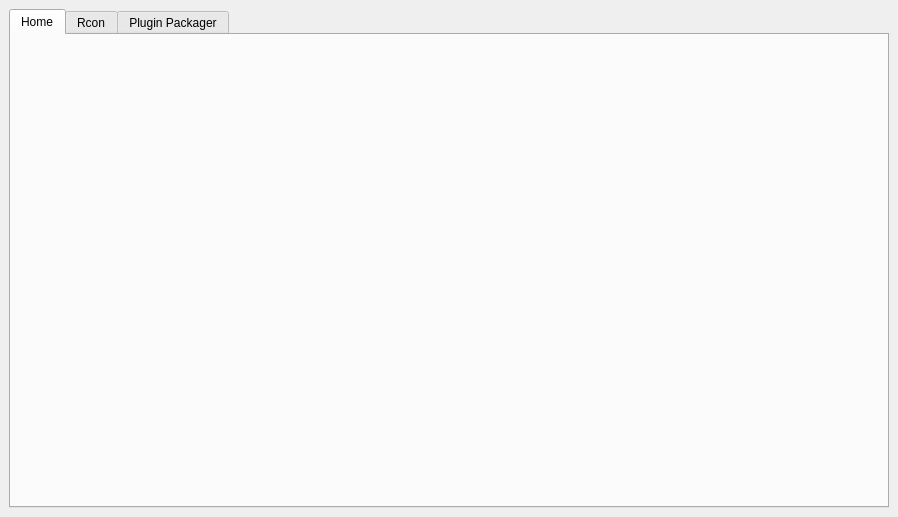
<?xml version="1.0" encoding="UTF-8"?>
<ui version="4.0">
 <class>MainWindow</class>
 <widget class="QMainWindow" name="MainWindow">
  <property name="geometry">
   <rect>
    <x>0</x>
    <y>0</y>
    <width>898</width>
    <height>517</height>
   </rect>
  </property>
  <property name="windowTitle">
   <string>Pocsel SDK</string>
  </property>
  <widget class="QWidget" name="centralwidget">
   <layout class="QVBoxLayout" name="verticalLayout">
    <item>
     <widget class="QTabWidget" name="tabWidget">
      <property name="currentIndex">
       <number>0</number>
      </property>
      <widget class="QWidget" name="tab">
       <attribute name="title">
        <string>Home</string>
       </attribute>
       <layout class="QVBoxLayout" name="verticalLayout_4">
        <item>
         <widget class="QLabel" name="versionLabel">
          <property name="text">
           <string/>
          </property>
         </widget>
        </item>
        <item>
         <spacer name="verticalSpacer">
          <property name="orientation">
           <enum>Qt::Vertical</enum>
          </property>
          <property name="sizeHint" stdset="0">
           <size>
            <width>20</width>
            <height>40</height>
           </size>
          </property>
         </spacer>
        </item>
       </layout>
      </widget>
      <widget class="QWidget" name="tab_3">
       <attribute name="title">
        <string>Rcon</string>
       </attribute>
       <layout class="QVBoxLayout" name="verticalLayout_3">
        <item>
         <spacer name="verticalSpacer_2">
          <property name="orientation">
           <enum>Qt::Vertical</enum>
          </property>
          <property name="sizeHint" stdset="0">
           <size>
            <width>20</width>
            <height>40</height>
           </size>
          </property>
         </spacer>
        </item>
        <item>
         <layout class="QHBoxLayout" name="horizontalLayout_4">
          <property name="bottomMargin">
           <number>0</number>
          </property>
          <item>
           <spacer name="horizontalSpacer">
            <property name="orientation">
             <enum>Qt::Horizontal</enum>
            </property>
            <property name="sizeHint" stdset="0">
             <size>
              <width>40</width>
              <height>20</height>
             </size>
            </property>
           </spacer>
          </item>
          <item>
           <widget class="QGroupBox" name="groupBox">
            <property name="title">
             <string>Open rcon session</string>
            </property>
            <layout class="QFormLayout" name="formLayout">
             <property name="fieldGrowthPolicy">
              <enum>QFormLayout::AllNonFixedFieldsGrow</enum>
             </property>
             <item row="0" column="0">
              <widget class="QLabel" name="label">
               <property name="text">
                <string>Host:</string>
               </property>
              </widget>
             </item>
             <item row="0" column="1">
              <widget class="QLineEdit" name="lineEdit_3">
               <property name="text">
                <string>localhost</string>
               </property>
              </widget>
             </item>
             <item row="1" column="0">
              <widget class="QLabel" name="label_2">
               <property name="text">
                <string>Port:</string>
               </property>
              </widget>
             </item>
             <item row="1" column="1">
              <widget class="QSpinBox" name="spinBox">
               <property name="maximumSize">
                <size>
                 <width>90</width>
                 <height>16777215</height>
                </size>
               </property>
               <property name="maximum">
                <number>65536</number>
               </property>
               <property name="value">
                <number>8173</number>
               </property>
              </widget>
             </item>
             <item row="4" column="1">
              <widget class="QPushButton" name="pushButton_4">
               <property name="text">
                <string>Connect</string>
               </property>
              </widget>
             </item>
             <item row="3" column="1">
              <widget class="QLineEdit" name="lineEdit_4">
               <property name="echoMode">
                <enum>QLineEdit::Password</enum>
               </property>
              </widget>
             </item>
             <item row="3" column="0">
              <widget class="QLabel" name="label_6">
               <property name="text">
                <string>Password:</string>
               </property>
              </widget>
             </item>
             <item row="2" column="0">
              <widget class="QLabel" name="label_7">
               <property name="text">
                <string>Login:</string>
               </property>
              </widget>
             </item>
             <item row="2" column="1">
              <widget class="QLineEdit" name="lineEdit_5"/>
             </item>
            </layout>
           </widget>
          </item>
          <item>
           <spacer name="horizontalSpacer_2">
            <property name="orientation">
             <enum>Qt::Horizontal</enum>
            </property>
            <property name="sizeHint" stdset="0">
             <size>
              <width>40</width>
              <height>20</height>
             </size>
            </property>
           </spacer>
          </item>
         </layout>
        </item>
        <item>
         <spacer name="verticalSpacer_3">
          <property name="orientation">
           <enum>Qt::Vertical</enum>
          </property>
          <property name="sizeHint" stdset="0">
           <size>
            <width>20</width>
            <height>40</height>
           </size>
          </property>
         </spacer>
        </item>
       </layout>
      </widget>
      <widget class="QWidget" name="tab_2">
       <attribute name="title">
        <string>Plugin Packager</string>
       </attribute>
       <layout class="QVBoxLayout" name="verticalLayout_2">
        <item>
         <layout class="QFormLayout" name="formLayout_2">
          <item row="0" column="0">
           <widget class="QLabel" name="label_3">
            <property name="text">
             <string>Plugin root directory:</string>
            </property>
           </widget>
          </item>
          <item row="0" column="1">
           <layout class="QHBoxLayout" name="horizontalLayout">
            <item>
             <widget class="QLineEdit" name="lineEdit"/>
            </item>
            <item>
             <widget class="QPushButton" name="pushButton">
              <property name="text">
               <string>Browse...</string>
              </property>
             </widget>
            </item>
           </layout>
          </item>
          <item row="1" column="0">
           <widget class="QLabel" name="label_4">
            <property name="text">
             <string>Package in file:</string>
            </property>
           </widget>
          </item>
          <item row="1" column="1">
           <layout class="QHBoxLayout" name="horizontalLayout_2">
            <item>
             <widget class="QLineEdit" name="lineEdit_2"/>
            </item>
            <item>
             <widget class="QPushButton" name="pushButton_3">
              <property name="text">
               <string>Browse...</string>
              </property>
             </widget>
            </item>
           </layout>
          </item>
          <item row="2" column="1">
           <widget class="QPushButton" name="pushButton_2">
            <property name="text">
             <string>Package plugin</string>
            </property>
           </widget>
          </item>
          <item row="3" column="1">
           <widget class="QCheckBox" name="checkBox">
            <property name="text">
             <string>Replace existing plugin without asking</string>
            </property>
           </widget>
          </item>
         </layout>
        </item>
        <item>
         <widget class="QLabel" name="label_5">
          <property name="text">
           <string>Packaging result:</string>
          </property>
         </widget>
        </item>
        <item>
         <widget class="QPlainTextEdit" name="plainTextEdit">
          <property name="verticalScrollBarPolicy">
           <enum>Qt::ScrollBarAlwaysOn</enum>
          </property>
          <property name="tabChangesFocus">
           <bool>true</bool>
          </property>
          <property name="undoRedoEnabled">
           <bool>false</bool>
          </property>
          <property name="readOnly">
           <bool>true</bool>
          </property>
          <property name="plainText">
           <string>Choose a plugin and hit &quot;Package plugin&quot;!</string>
          </property>
         </widget>
        </item>
       </layout>
      </widget>
     </widget>
    </item>
   </layout>
  </widget>
 </widget>
 <tabstops>
  <tabstop>tabWidget</tabstop>
  <tabstop>lineEdit_3</tabstop>
  <tabstop>spinBox</tabstop>
  <tabstop>lineEdit_4</tabstop>
  <tabstop>pushButton_4</tabstop>
  <tabstop>lineEdit</tabstop>
  <tabstop>pushButton</tabstop>
  <tabstop>lineEdit_2</tabstop>
  <tabstop>pushButton_3</tabstop>
  <tabstop>pushButton_2</tabstop>
  <tabstop>checkBox</tabstop>
  <tabstop>plainTextEdit</tabstop>
 </tabstops>
 <resources/>
 <connections/>
</ui>
